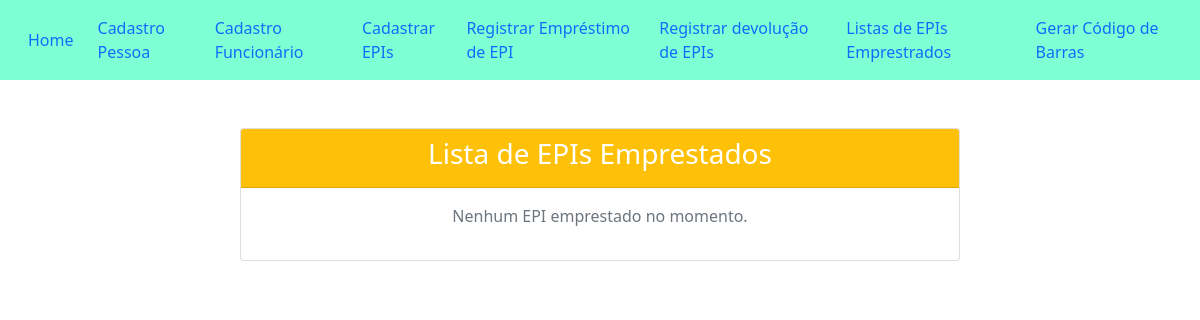
Before: /lista-de-epis-emprestados/ with the older database file.
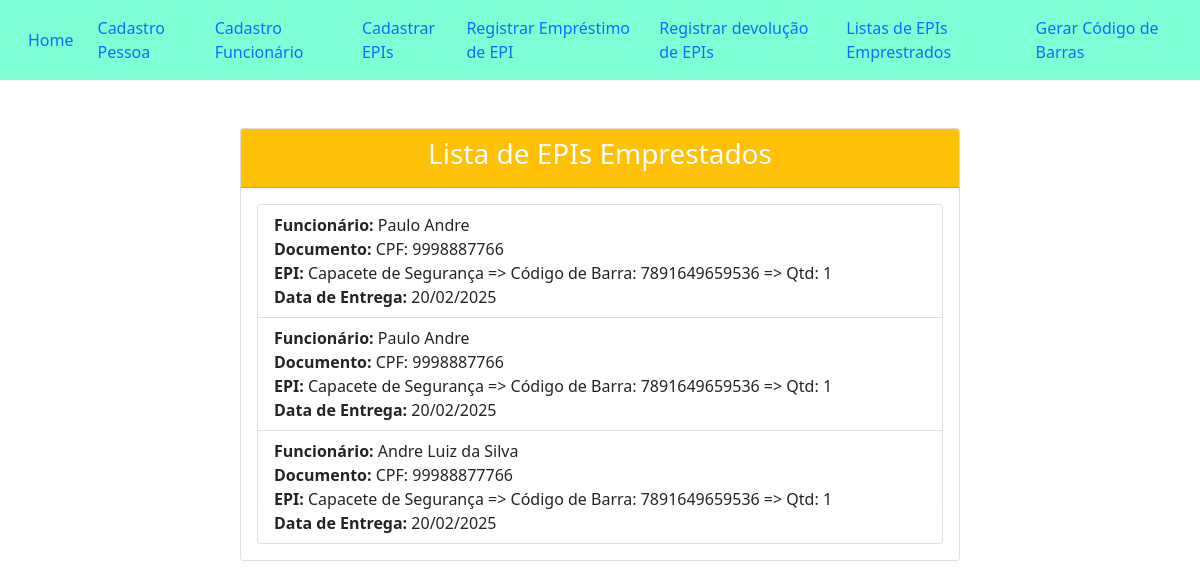
After: the same page with the newer database file.
### app_controle/models.py (models this page shows, shortened)
class EntregaEpi(models.Model):
    documento = models.ForeignKey(Pessoa, on_delete=models.CASCADE, verbose_name="Documento")
    funcionario = models.ForeignKey(Funcionario, on_delete=models.CASCADE, verbose_name="Funcionário")
    epi = models.ForeignKey(EPI, on_delete=models.CASCADE, verbose_name="EPI")
    quantidade = models.PositiveIntegerField(default=1, verbose_name="Quantidade Entregue")
    data_entrega = models.DateField(default=date.today, verbose_name="Data de Entrega")

class Funcionario(models.Model):
    pessoa = models.OneToOneField(Pessoa, on_delete=models.CASCADE, verbose_name="Pessoa")
    data_admissao = models.DateField(verbose_name="Data de Admissão")
    funcao = models.CharField(max_length=100, verbose_name="Funcao", default="Não informado")

class Pessoa(models.Model):
    cpf = models.CharField(max_length=14, primary_key=True, unique=True, verbose_name="CPF")
    nome = models.CharField(max_length=100, verbose_name="Nome Completo")
    endereco = models.CharField(max_length=200, verbose_name="Endereço")
    numero = models.CharField(max_length=10, verbose_name="Número")
    cidade = models.CharField(max_length=100, verbose_name="Cidade")
    estado = models.CharField(max_length=50, verbose_name="Estado")
    pais = models.CharField(max_length=50, verbose_name="País")
    telefone = models.CharField(max_length=15, verbose_name="Telefone")
    data_nascimento = models.DateField(verbose_name="Data de Nascimento")
    def __str__(self):
        return f'CPF: {self.cpf}'

class EPI(models.Model):
    CATEGORIAS_CHOICES = [
        ('Proteção Auditiva', 'Proteção Auditiva'),
        ('Proteção Facial', 'Proteção Facial'),
        ('Proteção para os Pés', 'Proteção para os Pés'),
        ('Proteção contra Quedas', 'Proteção contra Quedas'),
        ('Proteção para as Mãos', 'Proteção para as Mãos'),
        ('Proteção Ocular', 'Proteção Ocular'),
        ('Proteção para Cabeça', 'Proteção para Cabeça'),
    ]
    codigo_barras = models.CharField(max_length=50, primary_key=True, verbose_name="Código de Barras")
    nome = models.CharField(max_length=100, verbose_name="Nome do EPI")
    categoria = models.CharField(max_length=50, choices=CATEGORIAS_CHOICES, verbose_name="Categoria")
    validade = models.DateField(null=True, blank=True, verbose_name="Data de Validade")
    fabricante = models.CharField(max_length=100, verbose_name="Fabricante")
    quantidade_disponivel = models.PositiveIntegerField(default=0, verbose_name="Quantidade Disponível")

### app_controle/views.py (the view)
# urls.py: path('lista-de-epis-emprestados/', views.listar_epis_emprestados, name='listar_epis_emprestados'),
def listar_epis_emprestados(request):
    epis_devolvidos = DevolverEpi.objects.values_list('epi_id', flat=True)
    epis_emprestados = EntregaEpi.objects.filter(epi_id__in=epis_devolvidos)
    return render(request, 'devolucao_epis/listar_epis_emprestados.html', {'emprestados': epis_emprestados})

### app_controle/templates/devolucao_epis/listar_epis_emprestados.html (shortened to what this page needs)
{% extends 'base.html' %}
{% block content %}
<div class="container mt-5">
    <div class="row justify-content-center">
        <div class="col-md-8">
            <div class="card">
                <div class="card-header bg-warning text-white text-center">
                    <h3>Lista de EPIs Emprestados</h3>
                </div>
                <div class="card-body">
                    {% if emprestados %}
                        <ul class="list-group">
                            {% for epi in emprestados %}
                                <li class="list-group-item">
                                    <strong>Funcionário:</strong> {{ epi.funcionario.pessoa.nome }} <br>
                                    <strong>Documento:</strong> {{ epi.documento }} <br>
                                    <strong>EPI:</strong> {{ epi.epi.nome }} => Código de Barra: {{ epi.epi.codigo_barras }} => Qtd: {{ epi.quantidade }} <br>
                                    <strong>Data de Entrega:</strong> {{ epi.data_entrega|date:"d/m/Y" }}
                                </li>
                            {% endfor %}
                        </ul>
                    {% else %}
                        <p class="text-center text-muted">Nenhum EPI emprestado no momento.</p>
                    {% endif %}
                </div>
            </div>
        </div>
    </div>
</div>
{% endblock %}

### templates/base.html (shortened to what this page needs)
<!doctype html>
<html lang="pt-br">
<head>
    <link href="https://cdn.jsdelivr.net/npm/bootstrap@5.0.2/dist/css/bootstrap.min.css" rel="stylesheet">
    {% load static %}
    <link href="{% static 'css/style.css' %}" rel="stylesheet">
</head>
<body>
    {% include 'navbar.html' %}
    <div class="container mt-4">
        {% block content %}
        {% endblock %}
    </div>
</body>
</html>

### templates/navbar.html (shortened to what this page needs)
<nav style="background-color: aquamarine !important;" class="navbar navbar-expand-lg">
    <div class="container-fluid">
        <a class="nav-link active" aria-current="page" href="{% url 'home' %}" class="btn btn-secondary mt-2">Home</a>
        <div class="collapse navbar-collapse" id="navbarNav">
            <ul class="navbar-nav">
                <li class="nav-item">
                    <a class="nav-link" href="{% url 'cadastro_pessoa' %}" class="btn btn-secondary mt-2">Cadastro Pessoa</a>
                </li>
                <li class="nav-item">
                    <a class="nav-link" href="{% url 'pesquisar_funcionario' %}" class="btn btn-secondary mt-2">Cadastro Funcionário</a>
                </li>
                <li class="nav-item">
                    <a class="nav-link" href="{% url 'buscar_epi' %}" class="btn btn-secondary mt-2">Cadastrar EPIs</a>
                </li>
                <li class="nav-item">
                    <a class="nav-link" href="{% url 'verificar_funcionario_epi' %}" class="btn btn-secondary mt-2">Registrar Empréstimo de EPI</a>
                </li>
                <li class="nav-item">
                    <a class="nav-link" href="{% url 'buscar_epis_para_devolucao' %}" class="btn btn-secondary mt-2">Registrar devolução de EPIs</a>
                </li>
                <li class="nav-item">
                    <a class="nav-link" href="{% url 'listar_epis_emprestados' %}" class="btn btn-secondary mt-2"> Listas de EPIs Emprestrados </a>
                </li>
                <li class="nav-item">
                    <a class="nav-link" href="{% url 'gerar_codigo_barras' %}" class="btn btn-secondary mt-2"> Gerar Código de Barras </a>
                </li>
            </ul>
        </div>
    </div>
</nav>

Changed rows visible on the page:
added EntregaEpi: funcionario.pessoa.nome "Paulo Andre", documento "CPF: 9998887766", epi.nome "Capacete de Segurança", epi.codigo_barras "7891649659536", quantidade "1", data_entrega "20/02/2025"
added EntregaEpi: funcionario.pessoa.nome "Paulo Andre", documento "CPF: 9998887766", epi.nome "Capacete de Segurança", epi.codigo_barras "7891649659536", quantidade "1", data_entrega "20/02/2025"
added EntregaEpi: funcionario.pessoa.nome "Andre Luiz da Silva", documento "CPF: 99988877766", epi.nome "Capacete de Segurança", epi.codigo_barras "7891649659536", quantidade "1", data_entrega "20/02/2025"
Other visible differences:
text no longer shown: "Nenhum EPI emprestado no momento."
